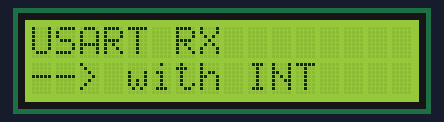
A program run on a simulated ATmega32, built with avr-gcc and emulated at 8 MHz. Parts: 16×2 character LCD. Wiring (inferred from the names in the program): character LCD (HD44780): RS PB1; R/W PB2; E PB3; data PA4, PA5, PA6, PA7.

Above: at 0.3 s.

Measured:
- what the display in image 0 shows lasts 2.1 s, from 0.2 s to 2.3 s

The program:

main.c
```c
/*
 *
 * Author : Mahmoud Karem Zammel
 *
 */
#include "STD_TYPES.h"
#include "BIT_MATH.h"

#include "GIE_interface.h"
#include "DIO_interface.h"
#include "USART_interface.h"
#include "CLCD_interface.h"

#include <util/delay.h>

u8 g_Rx_Buffer[7];


void Rx_Func ()
{
	CLCD_voidSendString((u8 *)"UART Rx --> Done");
	_delay_ms(2000);
	CLCD_voidClearScreen();
	CLCD_voidSendString((u8 *)"Rx Buffer = ");
	CLCD_voidSetPosition(CLCD_ROW_2,CLCD_COL_1);
	CLCD_voidSendString((u8 *)g_Rx_Buffer);

}

int main(void)
{

	/* Initializations  */
	CLCD_voidInit();
	USART_voidInit();
	GIE_VoidEnable();

	CLCD_voidSendString((u8 *)"USART RX");
	CLCD_voidSetPosition(CLCD_ROW_2,CLCD_COL_1);
	CLCD_voidSendString((u8 *)"--> with INT");
	_delay_ms(2000);
	CLCD_voidClearScreen();


	USART_u8ReceiveBufferAsynch(g_Rx_Buffer,sizeof(g_Rx_Buffer),Rx_Func);

	while (1)
	{

	}
}
```

CLCD_config.h
```c
/*
 *<<<<<<<<<<<<<<<<<<<<<<<<<<<<<<<<<<<<<<<<<<<<    CLCD_config.h    >>>>>>>>>>>>>>>>>>>>>>>>>>>>>>>>>>>>>>>>>>>>>
 *
 *  Author : Mahmoud Karem Zamel
 *  Layer  : HAL
 *  SWC    : CLCD
 *
 */

#ifndef CLCD_CONFIG_H_
#define CLCD_CONFIG_H_

/***************************************************************************************/
/* LCD Mode */

	/* Choose 8 for 8_bit connection, 4 for 4_bit connection */

/* $ Options :-

	1- 4
	2- 8

 */
#define CLCD_MODE  4


/***************************************************************************************/


/* D0 ------> D7 */

/*

  Options:-
 	 1-DIO_PORTA
 	 2-DIO_PORTB
 	 3-DIO_PORTC
 	 4-DIO_PORTD

 */
/***************************************************************************************/


#define CLCD_DATA_PORT      DIO_PORTA
/* RS,RW,EN */
#define CLCD_CONTROL_PORT   DIO_PORTB

/***************************************************************************************/


/*

 Options:-
 	 1-DIO_PIN0
 	 2-DIO_PIN1
 	 3-DIO_PIN2
 	 4-DIO_PIN3
 	 5-DIO_PIN4
 	 6-DIO_PIN5
 	 7-DIO_PIN6
 	 8-DIO_PIN7

 */
#define CLCD_RS             DIO_PIN1
#define CLCD_RW             DIO_PIN2
#define CLCD_EN             DIO_PIN3

/***************************************************************************************/


#endif /* CLCD_CONFIG_H_ */
```

USART_config.h
```c
/*
 *<<<<<<<<<<<<<<<<<<<<<<<<<<<<<<<<<<<<<<<<<<<<    USART_config.h    >>>>>>>>>>>>>>>>>>>>>>>>>>>>>>>>>>>>>>>>>>>>>
 *
 *  Author : Mahmoud Karem Zamel
 *  Layer  : MCAL
 *  SWC    : USART
 *
 */

/*File Gard*/
#ifndef USART_CONFIG_H_
#define USART_CONFIG_H_

/*Set System Frequency*/
#define SYSTEM_FREQUENCY				8000000UL

/*Set Baud Rate*/
#define USART_BAUD_RATE					9600UL

/*Set System Speed
 * choose between
 * 1. USART_X1
 * 2. USART_X2  (Double Speed Mode)
 */
#define USART_SYSTEM_SPEED				USART_X1

/*Set Timeout for Your functions*/
#define USART_u32TIMEOUT	         	10000UL

/*Set Multi-Processor Communication mode
 * choose between
 * 1. DISABLE
 * 2. ENABLE
 */
#define USART_MPCM						DISABLE

/*Set RX Complete Interrupt Enable
 * choose between
 * 1. DISABLE
 * 2. ENABLE
 */
#define USART_RX_COMPLETE_INTERRUPT		DISABLE

/*Set TX Complete Interrupt Enable
 * choose between
 * 1. DISABLE
 * 2. ENABLE
 */
#define USART_TX_COMPLETE_INTERRUPT		DISABLE

/*Set UDR Empty Interrupt Enable
 * choose between
 * 1. DISABLE
 * 2. ENABLE
 */
#define USART_UDR_EMPTY_INTERRUPT		DISABLE

/*Set Receiver Enable
 * choose between
 * 1. DISABLE
 * 2. ENABLE
 */
#define USART_RECEIVER_ENABLE		ENABLE

/*Set Transmitter Enable
 * choose between
 * 1. DISABLE
 * 2. ENABLE
 */
#define USART_TRANSMITTER_ENABLE		ENABLE

/*Set USART Mode Select
 * choose between
 * 1. ASYNCHRONOUS
 * 2. SYNCHRONOUS
 */
#define USART_MODE					ASYNCHRONOUS

/*Set Parity Mode
 * choose between
 * 1. DISABLE
 * 2. EVEN_PARITY
 * 3. ODD_PARITY
 */
#define USART_PARITY_MODE			DISABLE

/*Set Stop bit
 * choose between
 * 1. STOP_BIT_1
 * 2. STOP_BIT_2
 */
#define USART_STOP_BIT				STOP_BIT_1

/*Set Data Size
 * choose between
 * 1. DATA_SIZE_5_BIT
 * 2. DATA_SIZE_6_BIT
 * 3. DATA_SIZE_7_BIT
 * 4. DATA_SIZE_8_BIT
 * 5. DATA_SIZE_9_BIT
 */
#define USART_DATA_SIZE				DATA_SIZE_8_BIT

/*Set Clock Polarity (for SYNCHRONOUS mode only)
 * choose between
 * 1. XCK_RISING_TX_XCH_FALLING_RX
 * 2. XCK_RISING_RX_XCH_FALLING_TX
 */
#define USART_CLOCK_POLARITY		XCK_RISING_TX_XCH_FALLING_RX

#endif
```

CLCD_extrachar.h
```c
/*
 *<<<<<<<<<<<<<<<<<<<<<<<<<<<<<<<<<<<<<<<<<<<<    CLCD_extrachar.h    >>>>>>>>>>>>>>>>>>>>>>>>>>>>>>>>>>>>>>>>>>>>>
 *
 *  Author : Mahmoud Karem Zamel
 *  Layer  : HAL
 *  SWC    : CLCD
 *
 */

#ifndef CLCD_EXTRACHAR_H_
#define CLCD_EXTRACHAR_H_

/*

 We draw each char on website ===>> https://maxpromer.github.io/LCD-Character-Creator/

 Hint : *this website already neglect the first 3 bits in each byte = 0 (on the left side)
        *take the hex value or ad 000 on the left
*/

// حودا كارم
u8 CLCD_u8ExtraChar[] = {
  0x07,0x05,0x1F,0x10,0x10,0x10,0x00,0x00,  //Char8 حرف الميم
  0x04,0x02,0x02,0x02,0x04,0x18,0x00,0x00, //Char7 حرف الراء
  0x04,0x04,0x04,0x07,0x00,0x00,0x00,0x00, //Char6  حرف الالف
  0x0F,0x08,0x04,0x1E,0x00,0x00,0x00,0x00, //Char5 حرف الكاف
  0x04,0x04,0x04,0x04,0x04,0x04,0x00,0x00, //Char4  حرف الالف
  0x00,0x00,0x02,0x02,0x02,0x1E,0x00,0x00, //Char3 حرف الدال
  0x00,0x0E,0x0A,0x0F,0x02,0x02,0x04,0x08, //Char2 حرف الواو
  0x06,0x09,0x01,0x1F,0x00,0x00,0x00,0x00 //Char1 حرف الحاء

};
#endif /* CLCD_EXTRACHAR_H_ */
```

CLCD_interface.h
```c
/*
 *<<<<<<<<<<<<<<<<<<<<<<<<<<<<<<<<<<<<<<<<<<<<    CLCD_interface.h    >>>>>>>>>>>>>>>>>>>>>>>>>>>>>>>>>>>>>>>>>>>>>
 *
 *  Author : Mahmoud Karem Zamel
 *  Layer  : HAL
 *  SWC    : CLCD
 *
 */

#ifndef CLCD_INTERFACE_H_
#define CLCD_INTERFACE_H_

#include "CLCD_config.h" // to khow the mode


/***************************************************************************************/
/********************************** Macros *********************************************/
/***************************************************************************************/


/********/
#if   CLCD_MODE == 4
#define FOUR_BITS                     0x28          //4 bits mode initialization
#elif CLCD_MODE == 8
#define EIGHT_BITS                    0x38          //8 bits mode initialization (8-bit data, 2-line display, 5 x 7 font )
#endif
/********/

#define lcd_DisplayOn_CursorOff       0x0c          // display on, cursor off, don't blink character
#define lcd_DisplayOn_CursorOn        0x0e          // display on, cursor on, don't blink character
#define lcd_DisplayOff_CursorOff      0x08          // turn display off
#define lcd_Clear                     0x01          //replace all characters with ASCII 'space'
#define lcd_EntryMode                 0x06          // shift cursor from left to right on read/write
#define lcd_Home                      0x02          // return cursor to first position on first line
#define lcd_CGRAM                     0x40          // the first Place/Address at CGRAM
#define lcd_SetCursor                 0x80          // set cursor position
#define lcd_FunctionReset             0x30          // reset the LCD


/***************************************************************************************/


#define CLCD_ROW_1   1
#define CLCD_ROW_2   2

#define CLCD_COL_1   1
#define CLCD_COL_2   2
#define CLCD_COL_3   3
#define CLCD_COL_4   4
#define CLCD_COL_5   5
#define CLCD_COL_6   6
#define CLCD_COL_7   7
#define CLCD_COL_8   8
#define CLCD_COL_9   9
#define CLCD_COL_10  10
#define CLCD_COL_11  11
#define CLCD_COL_12  12
#define CLCD_COL_13  13
#define CLCD_COL_14  14
#define CLCD_COL_15  15
#define CLCD_COL_16  16

/***************************************************************************************/

void CLCD_voidInit                      ( void                                  );
void CLCD_voidSendData                  ( u8 Copy_u8Data                        );
void CLCD_voidSendCommand               ( u8 Copy_u8Commend                     );
void CLCD_voidSendString                ( const u8 * Copy_u8ptrString           );
void CLCD_voidSendNumber                ( u64 Copy_u64Number                    );
void CLCD_voidSetPosition               ( u8 Copy_u8Row         , u8 Copy_u8Col );
void CLCD_voidSendExtraChar             ( u8 Copy_u8Row         , u8 Copy_u8Col );
void CLCD_voidClearScreen               (void                                   );

/***************************************************************************************/

#endif /* CLCD_INTERFACE_H_ */
```

GIE_interface.h
```c
/*
 *<<<<<<<<<<<<<<<<<<<<<<<<<<<<<<<<<<<<<<<<<<<<    GIE_interface.h    >>>>>>>>>>>>>>>>>>>>>>>>>>>>>>>>>>>>>>>>>>>>>
 *
 *  Author : Mahmoud Karem Zamel
 *  Layer  : MCAL
 *  SWC    : GIE
 *
 */
#ifndef GIE_INTERFACE_H_
#define GIE_INTERFACE_H_

void GIE_VoidEnable  (void) ;
void GIE_VoidDisable (void) ;

#endif /*  GIE_INTERFACE_H_ */
```

GIE_program.c
```c
/*
 *<<<<<<<<<<<<<<<<<<<<<<<<<<<<<<<<<<<<<<<<<<<<    GIE_program.c    >>>>>>>>>>>>>>>>>>>>>>>>>>>>>>>>>>>>>>>>>>>>>
 *
 *  Author : Mahmoud Karem Zamel
 *  Layer  : MCAL
 *  SWC    : GIE
 *
 */
#include "STD_TYPES.h"
#include "BIT_MATH.h"

#include "GIE_interface.h"
#include "GIE_register.h"

/*
 * Breif : This Function used to enable General Interrupt Enable (GIE)
 * Parameters : Nothing
 * return : Nothing
*/
void GIE_VoidEnable (void)
{
	SET_BIT (SREG , SREG_I) ;
}
/*
 * Breif : This Function used to disable General Interrupt Enable (GIE)
 * Parameters : Nothing
 * return : Nothing
*/
void GIE_VoidDisable (void)
{
	CLR_BIT (SREG , SREG_I) ;
}
```

USART_interface.h
```c
/*
 *<<<<<<<<<<<<<<<<<<<<<<<<<<<<<<<<<<<<<<<<<<<<    USART_interface.h    >>>>>>>>>>>>>>>>>>>>>>>>>>>>>>>>>>>>>>>>>>>>>
 *
 *  Author : Mahmoud Karem Zamel
 *  Layer  : MCAL
 *  SWC    : USART
 *
 */

/*File Gard*/
#ifndef USART_INTERFACE_H_
#define USART_INTERFACE_H_

void USART_voidInit (void);

u8   USART_u8SendData (u8 Copy_u8Data);

u8   USART_u8RecevieData (u8 * Copy_u8ReceviedData) ;

u8   USART_u8SendStringSynch (const u8 * Copy_pchString);
u8   USART_u8SendStringAsynch (const u8 * Copy_pchString , void (* NotificationFunc)(void)) ;

u8   USART_u8ReceiveBufferSynch (u8 * Copy_pchString , u32 Copy_uint32BufferSize) ;
u8   USART_u8ReceiveBufferAsynch (u8 * Copy_pchString , u32 Copy_uint32BufferSize , void (* NotificationFunc)(void)) ;

#endif
```

BIT_MATH.h
```c
/*
 *<<<<<<<<<<<<<<<<<<<<<<<<<<<<<<<<<<<<<<<<<<<<    BIT_MATH.h    >>>>>>>>>>>>>>>>>>>>>>>>>>>>>>>>>>>>>>>>>>>>>
 *
 * Author  : Mahmoud Karem Zamel
 *  Layer  : LIB
 *
 *
 */

#ifndef BIT_MATH_H_
#define BIT_MATH_H_


#define SET_BIT(reg,bit)     reg|=(1<<bit)
#define CLR_BIT(reg,bit)     reg&=(~(1<<bit))
#define TOG_BIT(reg,bit)     reg^=(1<<bit)
#define GET_BIT(reg,bit)     (reg&(1<<bit))>>bit

#define IS_BIT_SET(reg,bit)  (reg&(1<<bit))>>bit
#define IS_BIT_CLR(reg,bit)  !((reg&(1<<bit))>>bit)
#define ROR(reg,num)         reg=(reg<<(REGISTER_SIZE-num))|(reg>>(num))
#define ROL(reg,num)         reg= (reg>>(REGISTER_SIZE-num))|(reg<<(num))


#endif /* BIT_MATH_H_ */
```

CLCD_private.h
```c
#ifndef CLCD_PRIVATE_H_
#define CLCD_PRIVATE_H_

static void CLCD_voidSendFallingEdge    (void);

#endif /* CLCD_PRIVATE_H_ */
```

DIO_interface.h
```c
/*
 *<<<<<<<<<<<<<<<<<<<<<<<<<<<<<<<<<<<<<<<<<<<<    DIO_interface.h    >>>>>>>>>>>>>>>>>>>>>>>>>>>>>>>>>>>>>>>>>>>>>
 *
 *  Author : Mahmoud Karem Zamel
 *  Layer  : MCAL
 *  SWC    : DIO/GPIO
 *
 */


#ifndef   DIO_INTERFACE_H_
#define   DIO_INTERFACE_H_


typedef enum                 //it should be before functions prototypes
 {
	DIO_NOK,
	DIO_OK

 }DIO_ErrorStatus;


// Port Defines
#define  DIO_PORTA  0
#define  DIO_PORTB  1
#define  DIO_PORTC  2
#define  DIO_PORTD  3


// PIN Defines
#define DIO_PIN0   0
#define DIO_PIN1   1
#define DIO_PIN2   2
#define DIO_PIN3   3
#define DIO_PIN4   4
#define DIO_PIN5   5
#define DIO_PIN6   6
#define DIO_PIN7   7


// PIN Directions
#define DIO_PIN_OUTPUT		1
#define DIO_PIN_INPUT	    0

// PIN Value Options
#define DIO_PIN_HIGH		1
#define DIO_PIN_LOW			0

// PORT Directions
#define DIO_PORT_OUTPUT		0xFF
#define DIO_PORT_INPUT		0

// PORT Value Options
#define DIO_PORT_HIGH 		0xFF
#define DIO_PORT_LOW  		0

//Pull UP
#define PUD   2


// IO Pins
DIO_ErrorStatus DIO_enumSetPinDirection      (u8 Copy_u8PORT, u8 Copy_u8PIN, u8 Copy_u8Direction     );
DIO_ErrorStatus DIO_enumSetPinValue          (u8 Copy_u8PORT, u8 Copy_u8PIN, u8 Copy_u8Value         );
DIO_ErrorStatus DIO_enumGetPinValue          (u8 Copy_u8PORT, u8 Copy_u8PIN, u8 * Copy_PtrData       );
DIO_ErrorStatus DIO_enumTogglePinValue       (u8 Copy_u8PORT, u8 Copy_u8PIN                          );
// Internal Pull Up
DIO_ErrorStatus DIO_enumConnectPullup        (u8 Copy_u8PORT ,u8 Copy_u8PIN, u8 Copy_u8ConnectPullup );

// IO Ports
DIO_ErrorStatus DIO_enumSetPortDirection     (u8 Copy_u8PORT, u8 Copy_u8Direction  );
DIO_ErrorStatus DIO_enumSetPortValue         (u8 Copy_u8PORT, u8 Copy_u8Value      );
DIO_ErrorStatus DIO_enumGetPortValue         (u8 Copy_u8PORT, u8 * Copy_PtrData    );
DIO_ErrorStatus DIO_enumTogglePortValue      (u8 Copy_u8PORT                       );


// IO Nibbles
DIO_ErrorStatus DIO_voidWriteHighNibbles (u8 Copy_u8PORT,u8 value);
DIO_ErrorStatus DIO_voidWriteLowNibbles  (u8 Copy_u8PORT,u8 value);


#endif
```

DIO_private.h
```c
/*
 *<<<<<<<<<<<<<<<<<<<<<<<<<<<<<<<<<<<<<<<<<<<<    DIO_register.h / DIO_private.h   >>>>>>>>>>>>>>>>>>>>>>>>>>>>>>>>>>>>>>>>>>>>>
 *
 *  Author : Mahmoud Karem Zamel
 *  Layer  : MCAL
 *  SWC    : DIO/GPIO
 *
 */

#ifndef _DIO_PRIVATE_H_
#define _DIO_PRIVATE_H_

/* Group A Registers */
#define PORTA_Register  *((volatile u8*)0x3B)
#define DDRA_Register   *((volatile u8*)0x3A)
#define PINA_Register   *((volatile u8*)0x39)

/* Group B Registers */
#define PORTB_Register  *((volatile u8*)0x38)
#define DDRB_Register   *((volatile u8*)0x37)
#define PINB_Register   *((volatile u8*)0x36)

/* Group C Registers */
#define PORTC_Register  *((volatile u8*)0x35)
#define DDRC_Register   *((volatile u8*)0x34)
#define PINC_Register   *((volatile u8*)0x33)

/* Group D Registers */
#define PORTD_Register  *((volatile u8*)0x32)
#define DDRD_Register   *((volatile u8*)0x31)
#define PIND_Register   *((volatile u8*)0x30)

/*PULL UP */
#define  SFIOR   *((volatile u8*)0x50)


#endif
```

GIE_register.h
```c
/*
 *<<<<<<<<<<<<<<<<<<<<<<<<<<<<<<<<<<<<<<<<<<<<    GIE_register.c    >>>>>>>>>>>>>>>>>>>>>>>>>>>>>>>>>>>>>>>>>>>>>
 *
 *  Author : Mahmoud Karem Zamel
 *  Layer  : MCAL
 *  SWC    : GIE
 *
 */
#ifndef GIE_REGISTER_H_
#define GIE_REGISTER_H_

	#define SREG			*((volatile u8*) 0X5F)	/* Status Register */
	#define SREG_I			7							/* Global Interrupt Enable Bit */

#endif /* GIE_REGISTER_H_ */
```

STD_TYPES.h
```c
/*
 *<<<<<<<<<<<<<<<<<<<<<<<<<<<<<<<<<<<<<<<<<<<<    STD_TYPES.h    >>>>>>>>>>>>>>>>>>>>>>>>>>>>>>>>>>>>>>>>>>>>>
 *
 *  Author : Mahmoud Karem Zamel
 *  Layer  : LIB
 *
 */


#ifndef STD_TYPES_H_
#define STD_TYPES_H_

typedef unsigned char           u8 ;
typedef unsigned short int      u16;
typedef unsigned long int       u32;
typedef unsigned long long int  u64;
typedef signed char	            s8 ;
typedef signed short int        s16;
typedef signed long int         s32;
typedef signed long long int    s64;
typedef float                   f32;
typedef double                  f64;
typedef enum
	{
		fasle,
		true,
	}bool;

#define NULL 0

/* Func States  */
#define IDLE 			0
#define BUSY			1

/* My States  */
#define OK           	0
#define NOK          	1
#define NULL_POINTER 	2
#define BUSY_STATE	 	3
#define TIMEOUT_STATE   4


#endif // STD_TYPES_H_
```

USART_private.h
```c
/*
 *<<<<<<<<<<<<<<<<<<<<<<<<<<<<<<<<<<<<<<<<<<<<    USART_private.h    >>>>>>>>>>>>>>>>>>>>>>>>>>>>>>>>>>>>>>>>>>>>>
 *
 *  Author : Mahmoud Karem Zamel
 *  Layer  : MCAL
 *  SWC    : USART
 *
 */

/*File Gard*/
#ifndef USART_PRIVATE_H_
#define USART_PRIVATE_H_

/*   Registers    */
#define UDR * ((volatile u8 *) 0X2C)

#define UCSRA           * ((volatile u8 *) 0X2B)
#define UCSRA_RXC		7
#define UCSRA_TXC		6
#define UCSRA_UDRE		5
#define UCSRA_FE		4
#define UCSRA_DOR		3
#define UCSRA_PE		2
#define UCSRA_U2X		1
#define UCSRA_MPCM		0

#define UCSRB           * ((volatile u8 *) 0X2A)
#define UCSRB_RXCIE		7
#define UCSRB_TXCIE		6
#define UCSRB_UDRIE		5
#define UCSRB_RXEN		4
#define UCSRB_TXEN		3
#define UCSRB_UCSZ2		2
#define UCSRB_RXB8		1
#define UCSRB_TXB8		0

#define UCSRC           * ((volatile u8 *) 0X40)
#define UCSRC_URSEL 	7
#define UCSRC_UMSEL		6
#define UCSRC_UPM1		5
#define UCSRC_UPM0		4
#define UCSRC_USBS		3
#define UCSRC_UCSZ1		2
#define UCSRC_UCSZ0		1
#define UCSRC_UCPOL		0

#define UBRRL           * ((volatile u8 *) 0X29)

#define UBRRH           * ((volatile u8 *) 0X40)
#define UBRRH_URSEL		7

/*********************************************************/

#define DISABLE				                    0
#define ENABLE				                    1

#define USART_X1			                    1
#define USART_X2			                    2

#define ASYNCHRONOUS		                    0
#define SYNCHRONOUS 		                    1

#define EVEN_PARITY			                    0
#define ODD_PARITY 			                    1

#define STOP_BIT_1			                    0
#define STOP_BIT_2			                    1

#define DATA_SIZE_5_BIT		                    0
#define DATA_SIZE_6_BIT		                    1
#define DATA_SIZE_7_BIT		                    2
#define DATA_SIZE_8_BIT		                    3
#define DATA_SIZE_9_BIT		                    4

#define XCK_RISING_TX_XCH_FALLING_RX			0
#define XCK_RISING_RX_XCH_FALLING_TX			1

#define UBRRL_MAX								256


#endif
```

Source omitted: CLCD_program.c (11398 bytes), USART_program.c (11930 bytes), DIO_program.c (16370 bytes)
